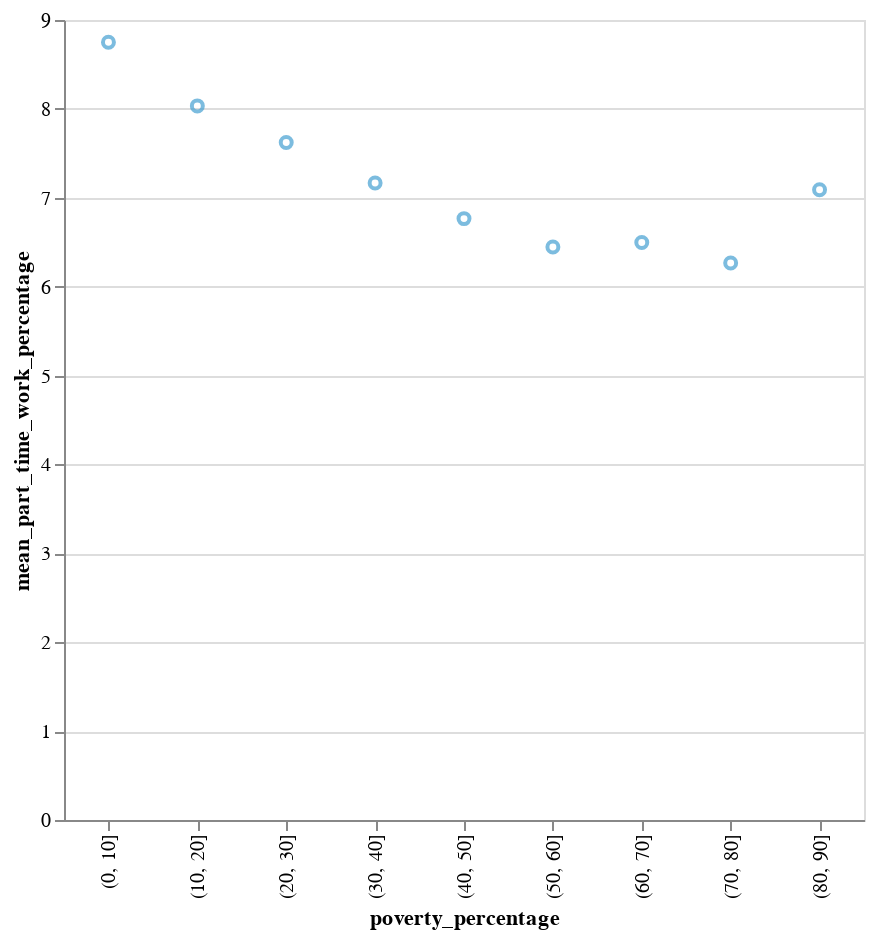

Source (notebook cell):
### Code cell
#
alt.Chart(result_mean_df).mark_point().encode(
    alt.X('poverty_percentage:N'),
    alt.Y('mean_part_time_work_percentage'),
    color = alt.Color('color',scale=None),
    tooltip=[alt.Tooltip('poverty_percentage'),
             alt.Tooltip('mean_part_time_work_percentage')]
).properties(width=400, height=400).interactive()

### Figure 1 — Vega-Lite specification as saved in the notebook (floating-point values rounded to 4 significant figures)
{"config": {"view": {"continuousWidth": 400, "continuousHeight": 300}}, "data": {"name": "data-c16da4c19a694fc7ef947e9fd4b48627"}, "mark": "point", "encoding": {"color": {"type": "nominal", "field": "color", "scale": null}, "tooltip": [{"type": "nominal", "field": "poverty_percentage"}, {"type": "quantitative", "field": "mean_part_time_work_percentage"}], "x": {"type": "nominal", "field": "poverty_percentage"}, "y": {"type": "quantitative", "field": "mean_part_time_work_percentage"}}, "height": 400, "selection": {"selector006": {"type": "interval", "bind": "scales", "encodings": ["x", "y"]}}, "width": 400, "$schema": "https://vega.github.io/schema/vega-lite/v4.8.1.json", "datasets": {"data-c16da4c19a694fc7ef947e9fd4b48627": [{"poverty_percentage": "(0, 10]", "mean_completely_home_percentage": 31.54, "mean_full_time_work_percentage": 5.965, "mean_part_time_work_percentage": 8.751, "color": "#45a0d1"}, {"poverty_percentage": "(10, 20]", "mean_completely_home_percentage": 34.72, "mean_full_time_work_percentage": 5.431, "mean_part_time_work_percentage": 8.034, "color": "#45a0d1"}, {"poverty_percentage": "(20, 30]", "mean_completely_home_percentage": 36.86, "mean_full_time_work_percentage": 5.014, "mean_part_time_work_percentage": 7.623, "color": "#45a0d1"}, {"poverty_percentage": "(30, 40]", "mean_completely_home_percentage": 38.78, "mean_full_time_work_percentage": 4.437, "mean_part_time_work_percentage": 7.167, "color": "#45a0d1"}, {"poverty_percentage": "(40, 50]", "mean_completely_home_percentage": 40.14, "mean_full_time_work_percentage": 4.209, "mean_part_time_work_percentage": 6.766, "color": "#45a0d1"}, {"poverty_percentage": "(50, 60]", "mean_completely_home_percentage": 40.65, "mean_full_time_work_percentage": 3.922, "mean_part_time_work_percentage": 6.447, "color": "#45a0d1"}, {"poverty_percentage": "(60, 70]", "mean_completely_home_percentage": 41.56, "mean_full_time_work_percentage": 3.884, "mean_part_time_work_percentage": 6.497, "color": "#45a0d1"}, {"poverty_percentage": "(70, 80]", "mean_completely_home_percentage": 42.0, "mean_full_time_work_percentage": 3.818, "mean_part_time_work_percentage": 6.267, "color": "#45a0d1"}, {"poverty_percentage": "(80, 90]", "mean_completely_home_percentage": 33.94, "mean_full_time_work_percentage": 3.279, "mean_part_time_work_percentage": 7.091, "color": "#45a0d1"}]}}
